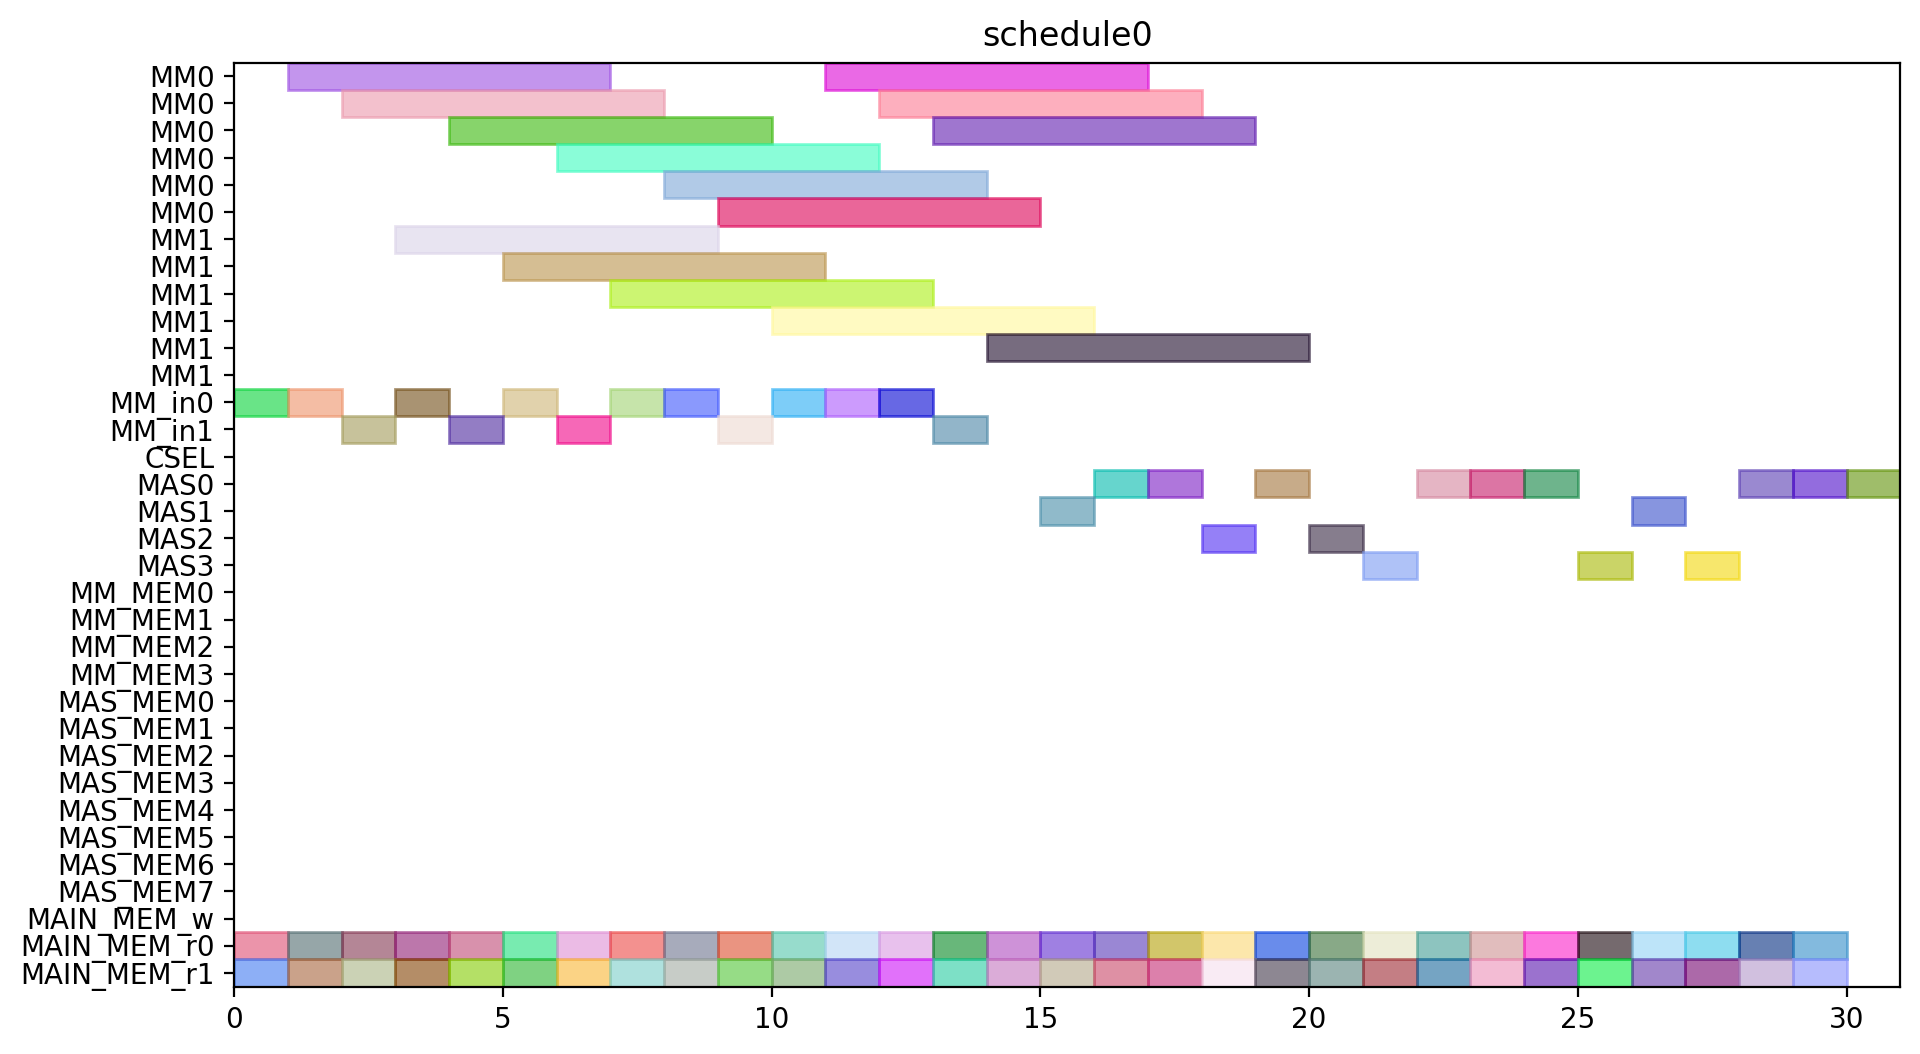

Generate this figure with Python:
from pyschedule import Scenario, solvers, plotters, alt


def solve():
	horizon = 120
	S = Scenario("schedule0", horizon=horizon)

	# resource
	MM = S.Resources('MM', num=2, size=6)
	MM_in = S.Resources('MM_in', num=2)
	CSEL = S.Resource('CSEL')
	MAS = S.Resources('MAS', num=4, size=1, periods=range(1, horizon))
	MM_MEM = S.Resources('MM_MEM', num=4)
	MAS_MEM = S.Resources('MAS_MEM', num=8)
	MAIN_MEM_w = S.Resource('MAIN_MEM_w', size=1)
	MAIN_MEM_r = S.Resources('MAIN_MEM_r', num=2)

	# result of previous scheduling

	# new tasks
	t1_t0 = S.Task('t1_t0', length=6, delay_cost=1)
	t1_t0 += alt(MM)
	t1_t0_in = S.Task('t1_t0_in', length=1, delay_cost=1)
	t1_t0_in += alt(MM_in)
	S += t1_t0_in*MM_in[0]<=t1_t0*MM[0]
	S += t1_t0_in*MM_in[1]<=t1_t0*MM[1]
	t1_t0_mem0 = S.Task('t1_t0_mem0', length=1, delay_cost=1)
	t1_t0_mem0 += MAIN_MEM_r[0]
	S += t1_t0_mem0 <= t1_t0

	t1_t0_mem1 = S.Task('t1_t0_mem1', length=1, delay_cost=1)
	t1_t0_mem1 += MAIN_MEM_r[1]
	S += t1_t0_mem1 <= t1_t0

	t1_t1 = S.Task('t1_t1', length=6, delay_cost=1)
	t1_t1 += alt(MM)
	t1_t1_in = S.Task('t1_t1_in', length=1, delay_cost=1)
	t1_t1_in += alt(MM_in)
	S += t1_t1_in*MM_in[0]<=t1_t1*MM[0]
	S += t1_t1_in*MM_in[1]<=t1_t1*MM[1]
	t1_t1_mem0 = S.Task('t1_t1_mem0', length=1, delay_cost=1)
	t1_t1_mem0 += MAIN_MEM_r[0]
	S += t1_t1_mem0 <= t1_t1

	t1_t1_mem1 = S.Task('t1_t1_mem1', length=1, delay_cost=1)
	t1_t1_mem1 += MAIN_MEM_r[1]
	S += t1_t1_mem1 <= t1_t1

	t1_t2 = S.Task('t1_t2', length=1, delay_cost=1)
	t1_t2 += alt(MAS)
	t1_t2_mem0 = S.Task('t1_t2_mem0', length=1, delay_cost=1)
	t1_t2_mem0 += MAIN_MEM_r[0]
	S += t1_t2_mem0 <= t1_t2

	t1_t2_mem1 = S.Task('t1_t2_mem1', length=1, delay_cost=1)
	t1_t2_mem1 += MAIN_MEM_r[1]
	S += t1_t2_mem1 <= t1_t2

	t1_t3 = S.Task('t1_t3', length=1, delay_cost=1)
	t1_t3 += alt(MAS)
	t1_t3_mem0 = S.Task('t1_t3_mem0', length=1, delay_cost=1)
	t1_t3_mem0 += MAIN_MEM_r[0]
	S += t1_t3_mem0 <= t1_t3

	t1_t3_mem1 = S.Task('t1_t3_mem1', length=1, delay_cost=1)
	t1_t3_mem1 += MAIN_MEM_r[1]
	S += t1_t3_mem1 <= t1_t3

	t2_t0 = S.Task('t2_t0', length=6, delay_cost=1)
	t2_t0 += alt(MM)
	t2_t0_in = S.Task('t2_t0_in', length=1, delay_cost=1)
	t2_t0_in += alt(MM_in)
	S += t2_t0_in*MM_in[0]<=t2_t0*MM[0]
	S += t2_t0_in*MM_in[1]<=t2_t0*MM[1]
	t2_t0_mem0 = S.Task('t2_t0_mem0', length=1, delay_cost=1)
	t2_t0_mem0 += MAIN_MEM_r[0]
	S += t2_t0_mem0 <= t2_t0

	t2_t0_mem1 = S.Task('t2_t0_mem1', length=1, delay_cost=1)
	t2_t0_mem1 += MAIN_MEM_r[1]
	S += t2_t0_mem1 <= t2_t0

	t2_t1 = S.Task('t2_t1', length=6, delay_cost=1)
	t2_t1 += alt(MM)
	t2_t1_in = S.Task('t2_t1_in', length=1, delay_cost=1)
	t2_t1_in += alt(MM_in)
	S += t2_t1_in*MM_in[0]<=t2_t1*MM[0]
	S += t2_t1_in*MM_in[1]<=t2_t1*MM[1]
	t2_t1_mem0 = S.Task('t2_t1_mem0', length=1, delay_cost=1)
	t2_t1_mem0 += MAIN_MEM_r[0]
	S += t2_t1_mem0 <= t2_t1

	t2_t1_mem1 = S.Task('t2_t1_mem1', length=1, delay_cost=1)
	t2_t1_mem1 += MAIN_MEM_r[1]
	S += t2_t1_mem1 <= t2_t1

	t2_t2 = S.Task('t2_t2', length=1, delay_cost=1)
	t2_t2 += alt(MAS)
	t2_t2_mem0 = S.Task('t2_t2_mem0', length=1, delay_cost=1)
	t2_t2_mem0 += MAIN_MEM_r[0]
	S += t2_t2_mem0 <= t2_t2

	t2_t2_mem1 = S.Task('t2_t2_mem1', length=1, delay_cost=1)
	t2_t2_mem1 += MAIN_MEM_r[1]
	S += t2_t2_mem1 <= t2_t2

	t2_t3 = S.Task('t2_t3', length=1, delay_cost=1)
	t2_t3 += alt(MAS)
	t2_t3_mem0 = S.Task('t2_t3_mem0', length=1, delay_cost=1)
	t2_t3_mem0 += MAIN_MEM_r[0]
	S += t2_t3_mem0 <= t2_t3

	t2_t3_mem1 = S.Task('t2_t3_mem1', length=1, delay_cost=1)
	t2_t3_mem1 += MAIN_MEM_r[1]
	S += t2_t3_mem1 <= t2_t3

	t0_t0 = S.Task('t0_t0', length=6, delay_cost=1)
	t0_t0 += alt(MM)
	t0_t0_in = S.Task('t0_t0_in', length=1, delay_cost=1)
	t0_t0_in += alt(MM_in)
	S += t0_t0_in*MM_in[0]<=t0_t0*MM[0]
	S += t0_t0_in*MM_in[1]<=t0_t0*MM[1]
	t0_t0_mem0 = S.Task('t0_t0_mem0', length=1, delay_cost=1)
	t0_t0_mem0 += MAIN_MEM_r[0]
	S += t0_t0_mem0 <= t0_t0

	t0_t0_mem1 = S.Task('t0_t0_mem1', length=1, delay_cost=1)
	t0_t0_mem1 += MAIN_MEM_r[1]
	S += t0_t0_mem1 <= t0_t0

	t0_t1 = S.Task('t0_t1', length=6, delay_cost=1)
	t0_t1 += alt(MM)
	t0_t1_in = S.Task('t0_t1_in', length=1, delay_cost=1)
	t0_t1_in += alt(MM_in)
	S += t0_t1_in*MM_in[0]<=t0_t1*MM[0]
	S += t0_t1_in*MM_in[1]<=t0_t1*MM[1]
	t0_t1_mem0 = S.Task('t0_t1_mem0', length=1, delay_cost=1)
	t0_t1_mem0 += MAIN_MEM_r[0]
	S += t0_t1_mem0 <= t0_t1

	t0_t1_mem1 = S.Task('t0_t1_mem1', length=1, delay_cost=1)
	t0_t1_mem1 += MAIN_MEM_r[1]
	S += t0_t1_mem1 <= t0_t1

	t0_t2 = S.Task('t0_t2', length=1, delay_cost=1)
	t0_t2 += alt(MAS)
	t0_t2_mem0 = S.Task('t0_t2_mem0', length=1, delay_cost=1)
	t0_t2_mem0 += MAIN_MEM_r[0]
	S += t0_t2_mem0 <= t0_t2

	t0_t2_mem1 = S.Task('t0_t2_mem1', length=1, delay_cost=1)
	t0_t2_mem1 += MAIN_MEM_r[1]
	S += t0_t2_mem1 <= t0_t2

	t0_t3 = S.Task('t0_t3', length=1, delay_cost=1)
	t0_t3 += alt(MAS)
	t0_t3_mem0 = S.Task('t0_t3_mem0', length=1, delay_cost=1)
	t0_t3_mem0 += MAIN_MEM_r[0]
	S += t0_t3_mem0 <= t0_t3

	t0_t3_mem1 = S.Task('t0_t3_mem1', length=1, delay_cost=1)
	t0_t3_mem1 += MAIN_MEM_r[1]
	S += t0_t3_mem1 <= t0_t3

	t4_t0_t0 = S.Task('t4_t0_t0', length=6, delay_cost=1)
	t4_t0_t0 += alt(MM)
	t4_t0_t0_in = S.Task('t4_t0_t0_in', length=1, delay_cost=1)
	t4_t0_t0_in += alt(MM_in)
	S += t4_t0_t0_in*MM_in[0]<=t4_t0_t0*MM[0]
	S += t4_t0_t0_in*MM_in[1]<=t4_t0_t0*MM[1]
	t4_t0_t0_mem0 = S.Task('t4_t0_t0_mem0', length=1, delay_cost=1)
	t4_t0_t0_mem0 += MAIN_MEM_r[0]
	S += t4_t0_t0_mem0 <= t4_t0_t0

	t4_t0_t0_mem1 = S.Task('t4_t0_t0_mem1', length=1, delay_cost=1)
	t4_t0_t0_mem1 += MAIN_MEM_r[1]
	S += t4_t0_t0_mem1 <= t4_t0_t0

	t4_t0_t1 = S.Task('t4_t0_t1', length=6, delay_cost=1)
	t4_t0_t1 += alt(MM)
	t4_t0_t1_in = S.Task('t4_t0_t1_in', length=1, delay_cost=1)
	t4_t0_t1_in += alt(MM_in)
	S += t4_t0_t1_in*MM_in[0]<=t4_t0_t1*MM[0]
	S += t4_t0_t1_in*MM_in[1]<=t4_t0_t1*MM[1]
	t4_t0_t1_mem0 = S.Task('t4_t0_t1_mem0', length=1, delay_cost=1)
	t4_t0_t1_mem0 += MAIN_MEM_r[0]
	S += t4_t0_t1_mem0 <= t4_t0_t1

	t4_t0_t1_mem1 = S.Task('t4_t0_t1_mem1', length=1, delay_cost=1)
	t4_t0_t1_mem1 += MAIN_MEM_r[1]
	S += t4_t0_t1_mem1 <= t4_t0_t1

	t4_t0_t2 = S.Task('t4_t0_t2', length=1, delay_cost=1)
	t4_t0_t2 += alt(MAS)
	t4_t0_t2_mem0 = S.Task('t4_t0_t2_mem0', length=1, delay_cost=1)
	t4_t0_t2_mem0 += MAIN_MEM_r[0]
	S += t4_t0_t2_mem0 <= t4_t0_t2

	t4_t0_t2_mem1 = S.Task('t4_t0_t2_mem1', length=1, delay_cost=1)
	t4_t0_t2_mem1 += MAIN_MEM_r[1]
	S += t4_t0_t2_mem1 <= t4_t0_t2

	t4_t0_t3 = S.Task('t4_t0_t3', length=1, delay_cost=1)
	t4_t0_t3 += alt(MAS)
	t4_t0_t3_mem0 = S.Task('t4_t0_t3_mem0', length=1, delay_cost=1)
	t4_t0_t3_mem0 += MAIN_MEM_r[0]
	S += t4_t0_t3_mem0 <= t4_t0_t3

	t4_t0_t3_mem1 = S.Task('t4_t0_t3_mem1', length=1, delay_cost=1)
	t4_t0_t3_mem1 += MAIN_MEM_r[1]
	S += t4_t0_t3_mem1 <= t4_t0_t3

	t4_t1_t0 = S.Task('t4_t1_t0', length=6, delay_cost=1)
	t4_t1_t0 += alt(MM)
	t4_t1_t0_in = S.Task('t4_t1_t0_in', length=1, delay_cost=1)
	t4_t1_t0_in += alt(MM_in)
	S += t4_t1_t0_in*MM_in[0]<=t4_t1_t0*MM[0]
	S += t4_t1_t0_in*MM_in[1]<=t4_t1_t0*MM[1]
	t4_t1_t0_mem0 = S.Task('t4_t1_t0_mem0', length=1, delay_cost=1)
	t4_t1_t0_mem0 += MAIN_MEM_r[0]
	S += t4_t1_t0_mem0 <= t4_t1_t0

	t4_t1_t0_mem1 = S.Task('t4_t1_t0_mem1', length=1, delay_cost=1)
	t4_t1_t0_mem1 += MAIN_MEM_r[1]
	S += t4_t1_t0_mem1 <= t4_t1_t0

	t4_t1_t1 = S.Task('t4_t1_t1', length=6, delay_cost=1)
	t4_t1_t1 += alt(MM)
	t4_t1_t1_in = S.Task('t4_t1_t1_in', length=1, delay_cost=1)
	t4_t1_t1_in += alt(MM_in)
	S += t4_t1_t1_in*MM_in[0]<=t4_t1_t1*MM[0]
	S += t4_t1_t1_in*MM_in[1]<=t4_t1_t1*MM[1]
	t4_t1_t1_mem0 = S.Task('t4_t1_t1_mem0', length=1, delay_cost=1)
	t4_t1_t1_mem0 += MAIN_MEM_r[0]
	S += t4_t1_t1_mem0 <= t4_t1_t1

	t4_t1_t1_mem1 = S.Task('t4_t1_t1_mem1', length=1, delay_cost=1)
	t4_t1_t1_mem1 += MAIN_MEM_r[1]
	S += t4_t1_t1_mem1 <= t4_t1_t1

	t4_t1_t2 = S.Task('t4_t1_t2', length=1, delay_cost=1)
	t4_t1_t2 += alt(MAS)
	t4_t1_t2_mem0 = S.Task('t4_t1_t2_mem0', length=1, delay_cost=1)
	t4_t1_t2_mem0 += MAIN_MEM_r[0]
	S += t4_t1_t2_mem0 <= t4_t1_t2

	t4_t1_t2_mem1 = S.Task('t4_t1_t2_mem1', length=1, delay_cost=1)
	t4_t1_t2_mem1 += MAIN_MEM_r[1]
	S += t4_t1_t2_mem1 <= t4_t1_t2

	t4_t1_t3 = S.Task('t4_t1_t3', length=1, delay_cost=1)
	t4_t1_t3 += alt(MAS)
	t4_t1_t3_mem0 = S.Task('t4_t1_t3_mem0', length=1, delay_cost=1)
	t4_t1_t3_mem0 += MAIN_MEM_r[0]
	S += t4_t1_t3_mem0 <= t4_t1_t3

	t4_t1_t3_mem1 = S.Task('t4_t1_t3_mem1', length=1, delay_cost=1)
	t4_t1_t3_mem1 += MAIN_MEM_r[1]
	S += t4_t1_t3_mem1 <= t4_t1_t3

	t4_t2_t0 = S.Task('t4_t2_t0', length=6, delay_cost=1)
	t4_t2_t0 += alt(MM)
	t4_t2_t0_in = S.Task('t4_t2_t0_in', length=1, delay_cost=1)
	t4_t2_t0_in += alt(MM_in)
	S += t4_t2_t0_in*MM_in[0]<=t4_t2_t0*MM[0]
	S += t4_t2_t0_in*MM_in[1]<=t4_t2_t0*MM[1]
	t4_t2_t0_mem0 = S.Task('t4_t2_t0_mem0', length=1, delay_cost=1)
	t4_t2_t0_mem0 += MAIN_MEM_r[0]
	S += t4_t2_t0_mem0 <= t4_t2_t0

	t4_t2_t0_mem1 = S.Task('t4_t2_t0_mem1', length=1, delay_cost=1)
	t4_t2_t0_mem1 += MAIN_MEM_r[1]
	S += t4_t2_t0_mem1 <= t4_t2_t0

	t4_t2_t1 = S.Task('t4_t2_t1', length=6, delay_cost=1)
	t4_t2_t1 += alt(MM)
	t4_t2_t1_in = S.Task('t4_t2_t1_in', length=1, delay_cost=1)
	t4_t2_t1_in += alt(MM_in)
	S += t4_t2_t1_in*MM_in[0]<=t4_t2_t1*MM[0]
	S += t4_t2_t1_in*MM_in[1]<=t4_t2_t1*MM[1]
	t4_t2_t1_mem0 = S.Task('t4_t2_t1_mem0', length=1, delay_cost=1)
	t4_t2_t1_mem0 += MAIN_MEM_r[0]
	S += t4_t2_t1_mem0 <= t4_t2_t1

	t4_t2_t1_mem1 = S.Task('t4_t2_t1_mem1', length=1, delay_cost=1)
	t4_t2_t1_mem1 += MAIN_MEM_r[1]
	S += t4_t2_t1_mem1 <= t4_t2_t1

	t4_t2_t2 = S.Task('t4_t2_t2', length=1, delay_cost=1)
	t4_t2_t2 += alt(MAS)
	t4_t2_t2_mem0 = S.Task('t4_t2_t2_mem0', length=1, delay_cost=1)
	t4_t2_t2_mem0 += MAIN_MEM_r[0]
	S += t4_t2_t2_mem0 <= t4_t2_t2

	t4_t2_t2_mem1 = S.Task('t4_t2_t2_mem1', length=1, delay_cost=1)
	t4_t2_t2_mem1 += MAIN_MEM_r[1]
	S += t4_t2_t2_mem1 <= t4_t2_t2

	t4_t2_t3 = S.Task('t4_t2_t3', length=1, delay_cost=1)
	t4_t2_t3 += alt(MAS)
	t4_t2_t3_mem0 = S.Task('t4_t2_t3_mem0', length=1, delay_cost=1)
	t4_t2_t3_mem0 += MAIN_MEM_r[0]
	S += t4_t2_t3_mem0 <= t4_t2_t3

	t4_t2_t3_mem1 = S.Task('t4_t2_t3_mem1', length=1, delay_cost=1)
	t4_t2_t3_mem1 += MAIN_MEM_r[1]
	S += t4_t2_t3_mem1 <= t4_t2_t3

	t4_t40 = S.Task('t4_t40', length=1, delay_cost=1)
	t4_t40 += alt(MAS)
	t4_t40_mem0 = S.Task('t4_t40_mem0', length=1, delay_cost=1)
	t4_t40_mem0 += MAIN_MEM_r[0]
	S += t4_t40_mem0 <= t4_t40

	t4_t40_mem1 = S.Task('t4_t40_mem1', length=1, delay_cost=1)
	t4_t40_mem1 += MAIN_MEM_r[1]
	S += t4_t40_mem1 <= t4_t40

	t4_t41 = S.Task('t4_t41', length=1, delay_cost=1)
	t4_t41 += alt(MAS)
	t4_t41_mem0 = S.Task('t4_t41_mem0', length=1, delay_cost=1)
	t4_t41_mem0 += MAIN_MEM_r[0]
	S += t4_t41_mem0 <= t4_t41

	t4_t41_mem1 = S.Task('t4_t41_mem1', length=1, delay_cost=1)
	t4_t41_mem1 += MAIN_MEM_r[1]
	S += t4_t41_mem1 <= t4_t41

	t4_t50 = S.Task('t4_t50', length=1, delay_cost=1)
	t4_t50 += alt(MAS)
	t4_t50_mem0 = S.Task('t4_t50_mem0', length=1, delay_cost=1)
	t4_t50_mem0 += MAIN_MEM_r[0]
	S += t4_t50_mem0 <= t4_t50

	t4_t50_mem1 = S.Task('t4_t50_mem1', length=1, delay_cost=1)
	t4_t50_mem1 += MAIN_MEM_r[1]
	S += t4_t50_mem1 <= t4_t50

	t4_t51 = S.Task('t4_t51', length=1, delay_cost=1)
	t4_t51 += alt(MAS)
	t4_t51_mem0 = S.Task('t4_t51_mem0', length=1, delay_cost=1)
	t4_t51_mem0 += MAIN_MEM_r[0]
	S += t4_t51_mem0 <= t4_t51

	t4_t51_mem1 = S.Task('t4_t51_mem1', length=1, delay_cost=1)
	t4_t51_mem1 += MAIN_MEM_r[1]
	S += t4_t51_mem1 <= t4_t51

	t4_t8_t0 = S.Task('t4_t8_t0', length=6, delay_cost=1)
	t4_t8_t0 += alt(MM)
	t4_t8_t0_in = S.Task('t4_t8_t0_in', length=1, delay_cost=1)
	t4_t8_t0_in += alt(MM_in)
	S += t4_t8_t0_in*MM_in[0]<=t4_t8_t0*MM[0]
	S += t4_t8_t0_in*MM_in[1]<=t4_t8_t0*MM[1]
	t4_t8_t0_mem0 = S.Task('t4_t8_t0_mem0', length=1, delay_cost=1)
	t4_t8_t0_mem0 += MAIN_MEM_r[0]
	S += t4_t8_t0_mem0 <= t4_t8_t0

	t4_t8_t0_mem1 = S.Task('t4_t8_t0_mem1', length=1, delay_cost=1)
	t4_t8_t0_mem1 += MAIN_MEM_r[1]
	S += t4_t8_t0_mem1 <= t4_t8_t0

	t4_t8_t1 = S.Task('t4_t8_t1', length=6, delay_cost=1)
	t4_t8_t1 += alt(MM)
	t4_t8_t1_in = S.Task('t4_t8_t1_in', length=1, delay_cost=1)
	t4_t8_t1_in += alt(MM_in)
	S += t4_t8_t1_in*MM_in[0]<=t4_t8_t1*MM[0]
	S += t4_t8_t1_in*MM_in[1]<=t4_t8_t1*MM[1]
	t4_t8_t1_mem0 = S.Task('t4_t8_t1_mem0', length=1, delay_cost=1)
	t4_t8_t1_mem0 += MAIN_MEM_r[0]
	S += t4_t8_t1_mem0 <= t4_t8_t1

	t4_t8_t1_mem1 = S.Task('t4_t8_t1_mem1', length=1, delay_cost=1)
	t4_t8_t1_mem1 += MAIN_MEM_r[1]
	S += t4_t8_t1_mem1 <= t4_t8_t1

	solvers.mip.solve(S,msg=1,kind='CPLEX',ratio_gap=1.01)

	solution = [['hoge']*len(S.solution()[1]) for i in range(len(S.solution()))]
	for i in range(len(S.solution())):
		for j in range(len(S.solution()[i])):
			solution[i][j]=str(S.solution()[i][j])
	print(solution)

	cycles = int(solution[-1][3])

	pic_file_name = "/home/mfukuda/ABE/multiRAM_multiMAS_16mux/scheduling_result/stage6MM2_stage1MAS4/SPARSE/schedule0.png"
	if(S.solution() != []):
		plotters.matplotlib.plot(S,img_filename=pic_file_name, show_task_labels=False, fig_size=(cycles*0.25+3, 6))

	return solution
